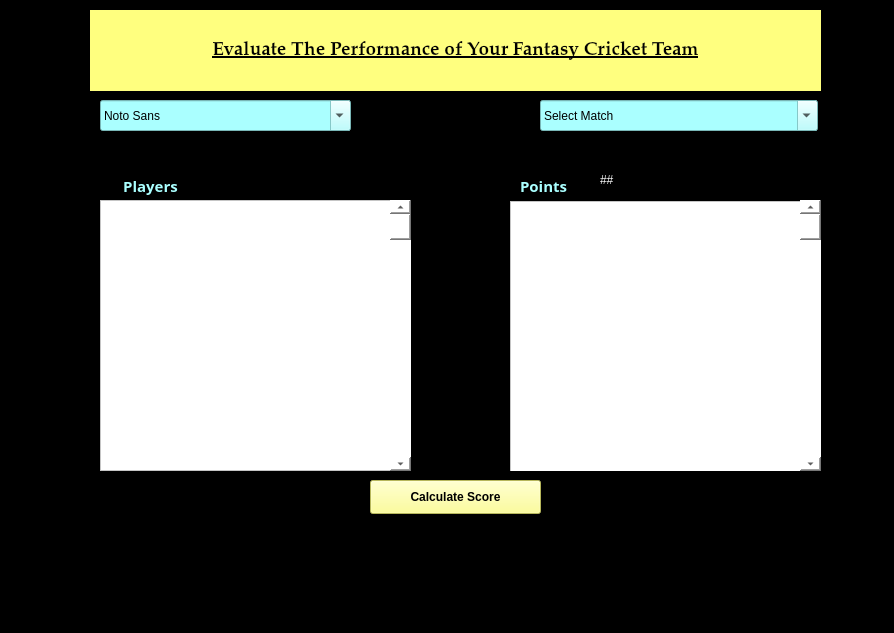
<?xml version="1.0" encoding="UTF-8"?>
<ui version="4.0">
 <class>MainWindow</class>
 <widget class="QMainWindow" name="MainWindow">
  <property name="geometry">
   <rect>
    <x>0</x>
    <y>0</y>
    <width>894</width>
    <height>633</height>
   </rect>
  </property>
  <property name="windowTitle">
   <string>MainWindow</string>
  </property>
  <property name="styleSheet">
   <string notr="true">background-color: rgb(0, 0, 0);</string>
  </property>
  <widget class="QWidget" name="centralwidget">
   <widget class="QLabel" name="label">
    <property name="geometry">
     <rect>
      <x>90</x>
      <y>10</y>
      <width>731</width>
      <height>81</height>
     </rect>
    </property>
    <property name="font">
     <font>
      <family>Palatino Linotype</family>
      <pointsize>14</pointsize>
      <weight>75</weight>
      <bold>true</bold>
      <underline>true</underline>
     </font>
    </property>
    <property name="styleSheet">
     <string notr="true">background-color: rgb(255, 255, 127);</string>
    </property>
    <property name="text">
     <string>Evaluate The Performance of Your Fantasy Cricket Team</string>
    </property>
    <property name="alignment">
     <set>Qt::AlignCenter</set>
    </property>
   </widget>
   <widget class="QFontComboBox" name="fontComboBox">
    <property name="geometry">
     <rect>
      <x>100</x>
      <y>100</y>
      <width>251</width>
      <height>31</height>
     </rect>
    </property>
    <property name="font">
     <font>
      <family>MV Boli</family>
      <pointsize>9</pointsize>
     </font>
    </property>
    <property name="styleSheet">
     <string notr="true">background-color: rgb(170, 255, 255);</string>
    </property>
    <property name="currentText">
     <string>Select Team</string>
    </property>
    <property name="currentFont">
     <font>
      <family>MV Boli</family>
      <pointsize>9</pointsize>
     </font>
    </property>
   </widget>
   <widget class="QFontComboBox" name="fontComboBox_2">
    <property name="geometry">
     <rect>
      <x>540</x>
      <y>100</y>
      <width>278</width>
      <height>31</height>
     </rect>
    </property>
    <property name="font">
     <font>
      <family>MV Boli</family>
      <pointsize>9</pointsize>
     </font>
    </property>
    <property name="styleSheet">
     <string notr="true">background-color: rgb(170, 255, 255);</string>
    </property>
    <property name="currentText">
     <string>Select Match</string>
    </property>
   </widget>
   <widget class="QFrame" name="frame">
    <property name="geometry">
     <rect>
      <x>90</x>
      <y>150</y>
      <width>731</width>
      <height>321</height>
     </rect>
    </property>
    <property name="styleSheet">
     <string notr="true">background-color: rgb(255, 255, 255);
background-color: rgb(0, 0, 0);</string>
    </property>
    <property name="frameShape">
     <enum>QFrame::StyledPanel</enum>
    </property>
    <property name="frameShadow">
     <enum>QFrame::Raised</enum>
    </property>
    <widget class="QLabel" name="label_2">
     <property name="geometry">
      <rect>
       <x>0</x>
       <y>20</y>
       <width>121</width>
       <height>31</height>
      </rect>
     </property>
     <property name="font">
      <font>
       <family>Myanmar Text</family>
       <pointsize>11</pointsize>
       <weight>75</weight>
       <bold>true</bold>
      </font>
     </property>
     <property name="styleSheet">
      <string notr="true">color: rgb(255, 255, 255);
color: rgb(170, 255, 255);</string>
     </property>
     <property name="text">
      <string>Players</string>
     </property>
     <property name="alignment">
      <set>Qt::AlignCenter</set>
     </property>
    </widget>
    <widget class="QLabel" name="label_3">
     <property name="geometry">
      <rect>
       <x>430</x>
       <y>20</y>
       <width>81</width>
       <height>31</height>
      </rect>
     </property>
     <property name="font">
      <font>
       <family>Myanmar Text</family>
       <pointsize>11</pointsize>
       <weight>75</weight>
       <bold>true</bold>
      </font>
     </property>
     <property name="styleSheet">
      <string notr="true">color: rgb(170, 255, 255);</string>
     </property>
     <property name="text">
      <string>Points</string>
     </property>
    </widget>
    <widget class="QLabel" name="label_4">
     <property name="geometry">
      <rect>
       <x>510</x>
       <y>20</y>
       <width>68</width>
       <height>19</height>
      </rect>
     </property>
     <property name="styleSheet">
      <string notr="true">color: rgb(255, 255, 255);</string>
     </property>
     <property name="text">
      <string>##</string>
     </property>
    </widget>
    <widget class="QListWidget" name="listWidget_2">
     <property name="geometry">
      <rect>
       <x>420</x>
       <y>51</y>
       <width>311</width>
       <height>271</height>
      </rect>
     </property>
     <property name="styleSheet">
      <string notr="true">background-color: rgb(255, 255, 255);</string>
     </property>
    </widget>
    <widget class="QListWidget" name="listWidget">
     <property name="geometry">
      <rect>
       <x>10</x>
       <y>50</y>
       <width>311</width>
       <height>271</height>
      </rect>
     </property>
     <property name="styleSheet">
      <string notr="true">background-color: rgb(255, 255, 255);</string>
     </property>
    </widget>
    <widget class="QScrollBar" name="verticalScrollBar">
     <property name="geometry">
      <rect>
       <x>300</x>
       <y>50</y>
       <width>21</width>
       <height>271</height>
      </rect>
     </property>
     <property name="styleSheet">
      <string notr="true">background-color: rgb(255, 255, 255);</string>
     </property>
     <property name="orientation">
      <enum>Qt::Vertical</enum>
     </property>
    </widget>
    <widget class="QScrollBar" name="verticalScrollBar_2">
     <property name="geometry">
      <rect>
       <x>710</x>
       <y>50</y>
       <width>21</width>
       <height>271</height>
      </rect>
     </property>
     <property name="styleSheet">
      <string notr="true">background-color: rgb(255, 255, 255);</string>
     </property>
     <property name="orientation">
      <enum>Qt::Vertical</enum>
     </property>
    </widget>
   </widget>
   <widget class="QPushButton" name="pushButton">
    <property name="geometry">
     <rect>
      <x>370</x>
      <y>480</y>
      <width>171</width>
      <height>34</height>
     </rect>
    </property>
    <property name="font">
     <font>
      <family>Nirmala UI</family>
      <pointsize>9</pointsize>
      <weight>75</weight>
      <bold>true</bold>
     </font>
    </property>
    <property name="styleSheet">
     <string notr="true">background-color: rgb(255, 255, 127);</string>
    </property>
    <property name="text">
     <string>Calculate Score</string>
    </property>
   </widget>
  </widget>
  <widget class="QMenuBar" name="menubar">
   <property name="geometry">
    <rect>
     <x>0</x>
     <y>0</y>
     <width>894</width>
     <height>31</height>
    </rect>
   </property>
  </widget>
  <widget class="QStatusBar" name="statusbar"/>
 </widget>
 <resources/>
 <connections/>
</ui>
